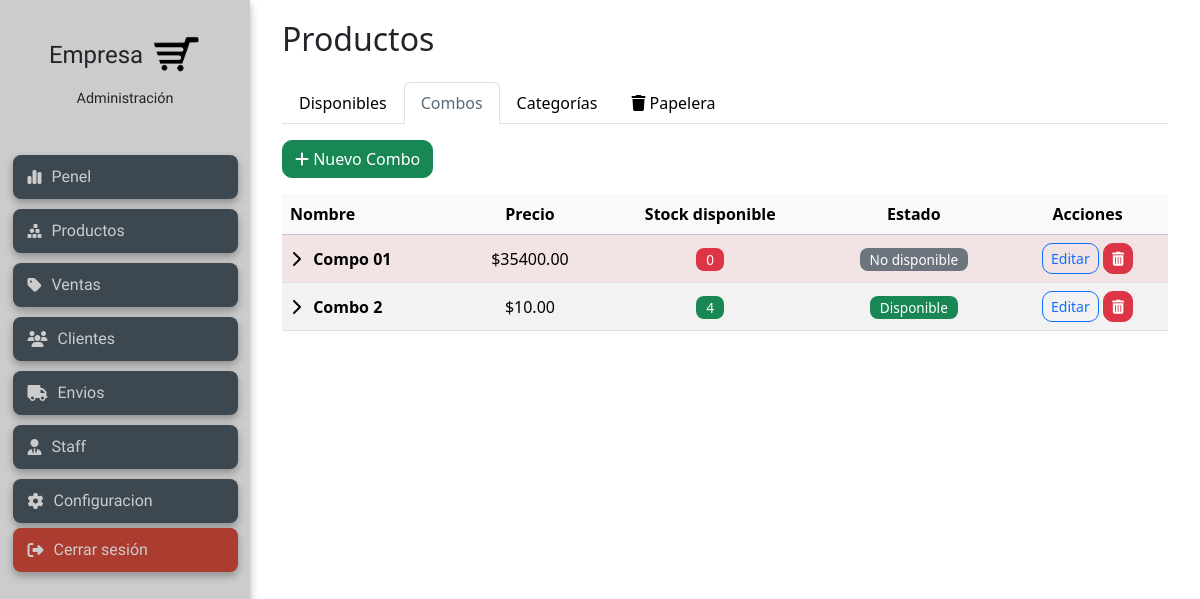
The app's page /products/combos/ (signed in) with its own data.
### products/models.py (models this page shows, shortened)
class Combo(models.Model):
    name = models.CharField(max_length=255)
    description = models.TextField(blank=True, null=True)
    special_price = models.DecimalField(max_digits=10, decimal_places=2, blank=True, null=True)
    available = models.BooleanField(default=True)
    created_at = models.DateTimeField(auto_now_add=True)
    def calculated_price(self):
        total = sum(item.product.price * item.quantity for item in self.items.all())
        return self.special_price if self.special_price else total
    def max_available_stock(self):
        stocks = []
        for item in self.items.all():
            if item.product.stock is None:
                continue
            if item.product.stock == 0:
                return 0
            stocks.append(item.product.stock // item.quantity)
        return min(stocks) if stocks else 0
    @property
    def is_available(self):
        return self.available and self.max_available_stock() > 0

class ComboItem(models.Model):
    combo = models.ForeignKey(Combo, related_name="items", on_delete=models.CASCADE)
    product = models.ForeignKey(Product, on_delete=models.CASCADE)
    quantity = models.PositiveIntegerField(default=1)

class Product(models.Model):
    code = models.CharField(max_length=50, unique=True, verbose_name="Código del Producto", blank=True, null=True)
    name = models.CharField(max_length=200, verbose_name="Nombre")
    description = models.TextField(blank=True, verbose_name="Descripción")
    category = models.ForeignKey(
        Category,
        on_delete=models.SET_NULL,
        null=True, blank=True,
        related_name="products",
        verbose_name="Subcategoría"
    )
    price = models.DecimalField(max_digits=10, decimal_places=2, verbose_name="Precio")
    stock = models.IntegerField(verbose_name="Stock")
    available = models.BooleanField(default=True, verbose_name="Disponible")
    created = models.DateTimeField(auto_now_add=True, verbose_name="Fecha de creación")
    updated = models.DateTimeField(auto_now=True, verbose_name="Última modificación")
    class Meta:
        verbose_name = "Producto"
        verbose_name_plural = "Productos"
        ordering = ['name']

### products/views.py (the view)
# urls.py: path('combos/', views.combo_list, name='combo_list'),
@login_required
def combo_list(request):
    combos = Combo.objects.all()
    context = {
        'combos': combos,
        'active_tab': 'combos',
    }
    return render(request, 'products/combo_list.html', context)

### products/templates/products/combo_list.html (shortened to what this page needs)
{% extends "products/products_layout.html" %}
{% load static %}
{% block product_content %}
<div id="combo_list_container">
  <a href="{% url 'products:combo_create' %}" class="btn btn-success mb-3">
    <i class="fa-solid fa-plus"></i> Nuevo Combo
  </a>
  <div class="table-responsive">
    <table class="table table-hover table-striped align-middle">
        <thead class="table-light">
            <tr>
                <th>Nombre</th>
                <th class="text-center">Precio</th>
                <th class="text-center">Stock disponible</th>
                <th class="text-center">Estado</th>
                <th class="text-center">Acciones</th>
            </tr>
        </thead>
        <tbody>
            {% for combo in combos %}
            <tr class="{% if combo.max_available_stock == 0 %} resaltado-rojo {% endif %}">
                <td >
                    <button class="btn btn-link p-0 text-decoration-none"
                            type="button"
                            data-bs-toggle="collapse"
                            data-bs-target="#items{{ combo.id }}"
                            aria-expanded="false"
                            aria-controls="items{{ combo.id }}">
                    <i class="fa-solid fa-chevron-right me-2 collapse-indicator" style="transition:transform .15s;"></i>
                    <span class="fw-bold">{{ combo.name }}</span>
                    </button>
                </td>
                <td class="text-center">${{ combo.calculated_price }}</td>
                <td class="text-center">
                  {% if combo.max_available_stock > 0 %}
                    <span class="badge bg-success ">{{ combo.max_available_stock }}</span>
                  {% else %}
                    <span class="badge bg-danger">0</span>
                  {% endif %}
                </td>
                <td class="text-center">
                    {% if combo.is_available %}
                        <span class="badge bg-success">Disponible</span>
                    {% else %}
                        <span class="badge bg-secondary">No disponible</span>
                    {% endif %}
                </td>
                <td class="text-center">
                    <a href="{% url 'products:combo_edit' combo.id %}" class="btn btn-sm btn-outline-primary" title="Editar">
                        Editar
                    </a>
                    <button type="button"
                            class="btn btn-sm btn-danger"
                            data-bs-toggle="modal"
                            data-bs-target="#delCombo{{ combo.id }}"
                            title="Eliminar">
                        <i class="fa-solid fa-trash-can"></i>
                    </button>
                </td>
            </tr>
            {% empty %}
                <tr><td colspan="5" class="text-center">No hay combos creados.</td></tr>
            {% endfor %}
        </tbody>
    </table>
  </div>
</div>
{% endblock product_content %}

### static/css/styleManagement.css (style rules this page uses)
body { margin: 0; font-family: 'Segoe UI', sans-serif; }
.btn { border-radius: 10px; }
.resaltado-rojo td { background-color: rgb(255, 240, 240) !important; }
.badge { font-size: 0.85rem; padding: 5px 10px; border-radius: 8px; font-weight: 500; }
#category_list_container .btn-link, #combo_list_container .btn-link { color: #000 !important; text-decoration: none !important; }

### records on screen
Combo: name "Compo 01", calculated_price "35400.00", available "No disponible"
Combo: name "Combo 2", calculated_price "10.00", max_available_stock "4", available "Disponible"
